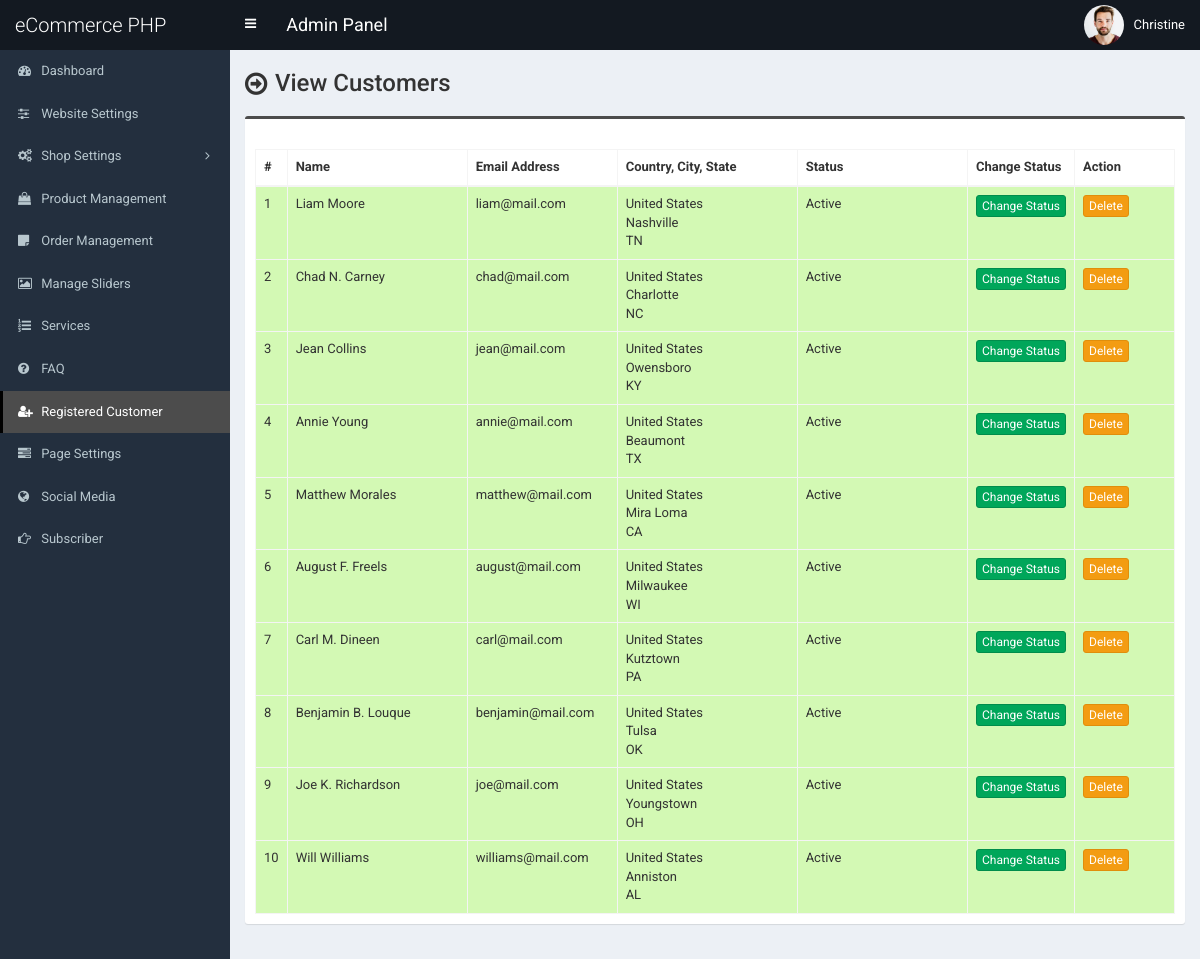
Before: /admin/customer.php (signed in) with the older database file.
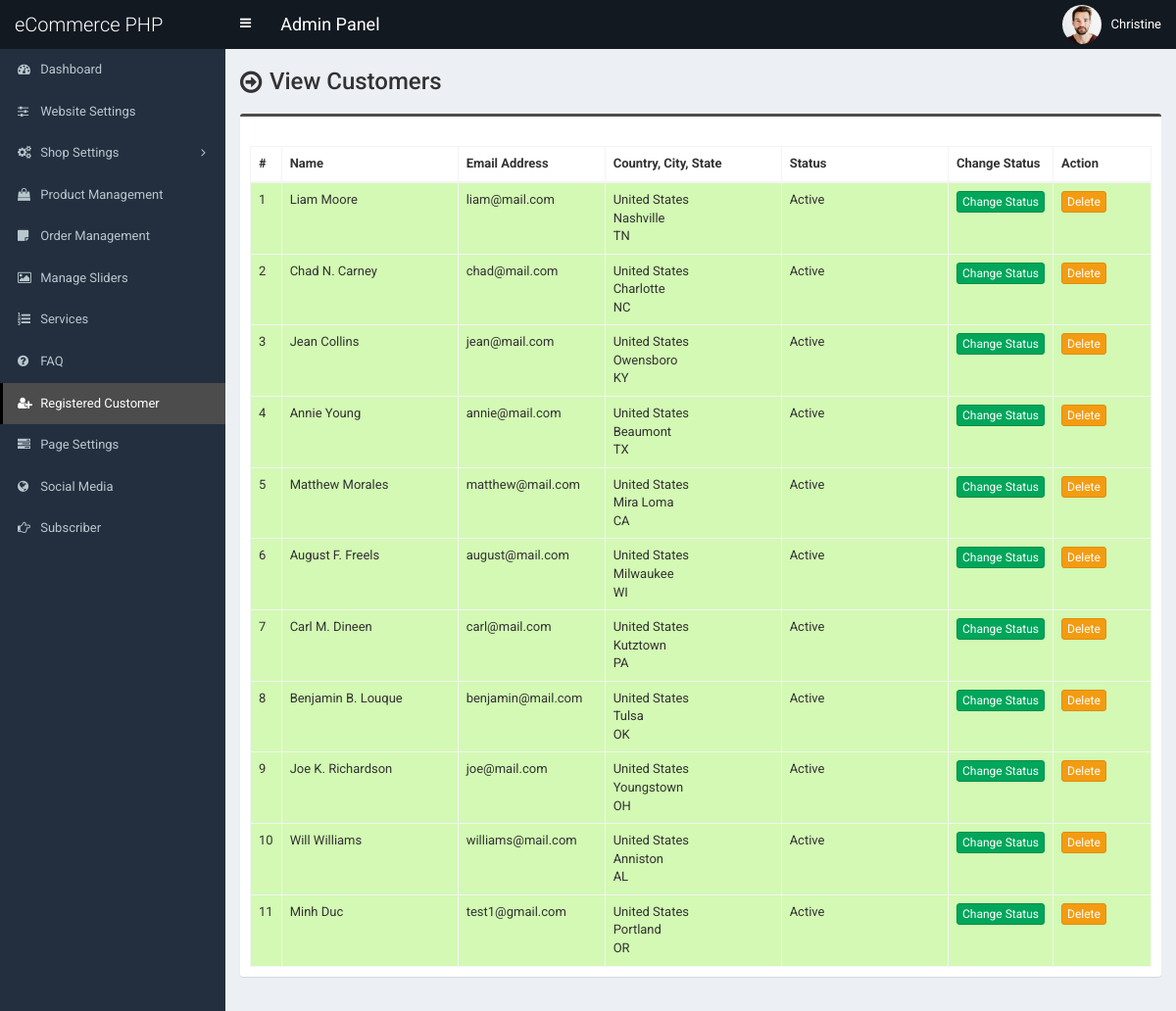
After: the same page with the newer database file.
### tables this page shows
CREATE TABLE `tbl_customer` (
  `cust_id` int(11) NOT NULL,
  `cust_name` varchar(100) NOT NULL,
  `cust_cname` varchar(100) NOT NULL,
  `cust_email` varchar(100) NOT NULL,
  `cust_phone` varchar(50) NOT NULL,
  `cust_country` int(11) NOT NULL,
  `cust_address` text NOT NULL,
  `cust_city` varchar(100) NOT NULL,
  `cust_state` varchar(100) NOT NULL,
  `cust_zip` varchar(30) NOT NULL,
  `cust_b_name` varchar(100) NOT NULL,
  `cust_b_cname` varchar(100) NOT NULL,
  `cust_b_phone` varchar(50) NOT NULL,
  `cust_b_country` int(11) NOT NULL,
  `cust_b_address` text NOT NULL,
  `cust_b_city` varchar(100) NOT NULL,
  `cust_b_state` varchar(100) NOT NULL,
  `cust_b_zip` varchar(30) NOT NULL,
  `cust_s_name` varchar(100) NOT NULL,
  `cust_s_cname` varchar(100) NOT NULL,
  `cust_s_phone` varchar(50) NOT NULL,
  `cust_s_country` int(11) NOT NULL,
  `cust_s_address` text NOT NULL,
  `cust_s_city` varchar(100) NOT NULL,
  `cust_s_state` varchar(100) NOT NULL,
  `cust_s_zip` varchar(30) NOT NULL,
  `cust_password` varchar(100) NOT NULL,
  `cust_token` varchar(255) NOT NULL,
  `cust_datetime` varchar(100) NOT NULL,
  `cust_timestamp` varchar(100) NOT NULL,
  `cust_status` int(1) NOT NULL
);

CREATE TABLE `tbl_country` (
  `country_id` int(11) NOT NULL,
  `country_name` varchar(100) NOT NULL DEFAULT ''
);

### admin/customer.php (the view, shortened to what this page needs)
<?php require_once('header.php'); ?>
<section class="content-header">
	<div class="content-header-left">
		<h1>View Customers</h1>
	</div>
</section>
<section class="content">
	<div class="row">
		<div class="col-md-12">
			<div class="box box-info">
				<div class="box-body table-responsive">
					<table id="example1" class="table table-bordered table-hover table-striped">
						<thead>
							<tr>
								<th width="10">#</th>
								<th width="180">Name</th>
								<th width="150">Email Address</th>
								<th width="180">Country, City, State</th>
								<th>Status</th>
								<th width="100">Change Status</th>
								<th width="100">Action</th>
							</tr>
						</thead>
						<tbody>
							<?php
							$i = 0;
							$statement = $pdo->prepare("SELECT *
														FROM tbl_customer t1
														JOIN tbl_country t2
														ON t1.cust_country = t2.country_id
													");
							$statement->execute();
							$result = $statement->fetchAll(PDO::FETCH_ASSOC);
							foreach ($result as $row) {
								$i++;
							?>
								<tr class="<?php if ($row['cust_status'] == 1) {
												echo 'bg-g';
											} else {
												echo 'bg-r';
											} ?>">
									<td><?php echo $i; ?></td>
									<td><?php echo $row['cust_name']; ?></td>
									<td><?php echo $row['cust_email']; ?></td>
									<td>
										<?php echo $row['country_name']; ?><br>
										<?php echo $row['cust_city']; ?><br>
										<?php echo $row['cust_state']; ?>
									</td>
									<td><?php if ($row['cust_status'] == 1) {
											echo 'Active';
										} else {
											echo 'Inactive';
										} ?></td>
									<td>
										<a href="customer-change-status.php?id=<?php echo $row['cust_id']; ?>" class="btn btn-success btn-xs">Change Status</a>
									</td>
									<td>
										<a href="#" class="btn btn-warning btn-xs" data-href="customer-delete.php?id=<?php echo $row['cust_id']; ?>" data-toggle="modal" data-target="#confirm-delete">Delete</a>
									</td>
								</tr>
							<?php
							}
							?>
						</tbody>
					</table>
				</div>
			</div>
		</div>
	</div>
</section>
<?php require_once('footer.php'); ?>

Changed rows visible on the page:
added tbl_customer: cust_name "Minh Duc", cust_email "test1@gmail.com", tbl_country.country_name "United States", cust_city "Portland", cust_state "OR", cust_status "Active"
